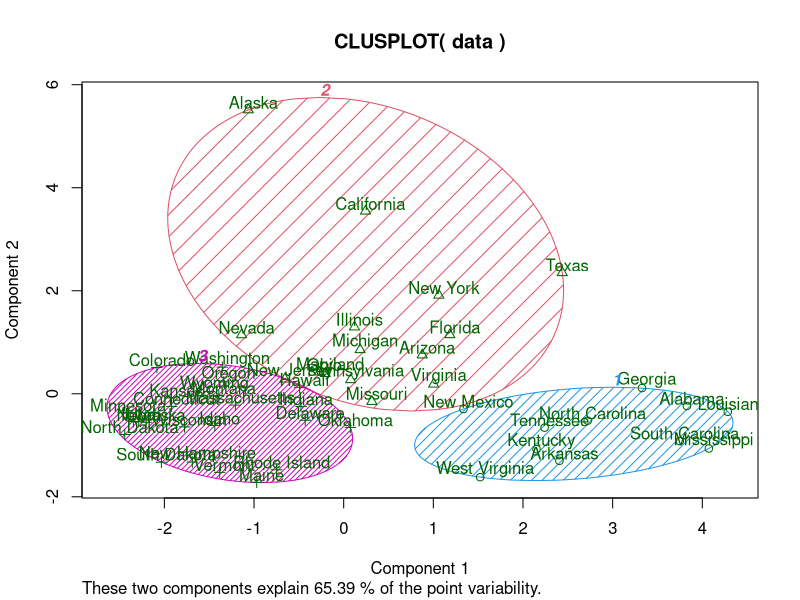
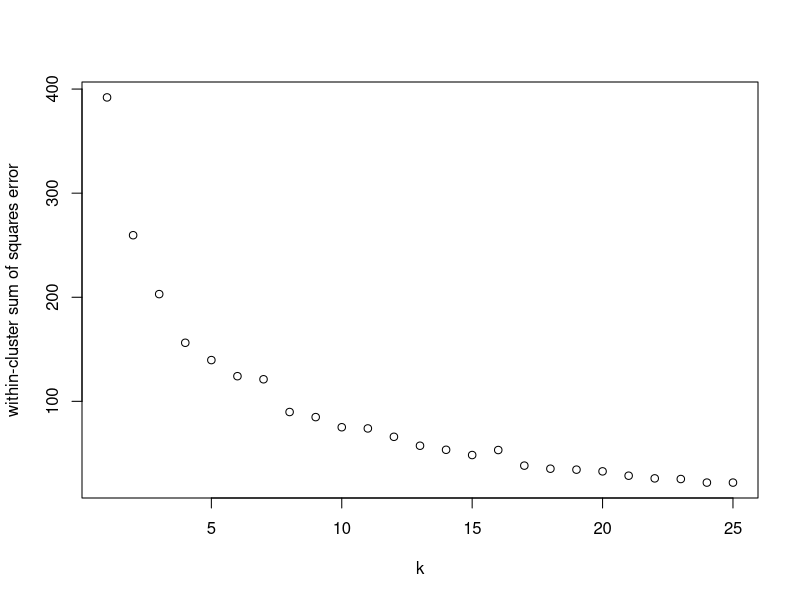
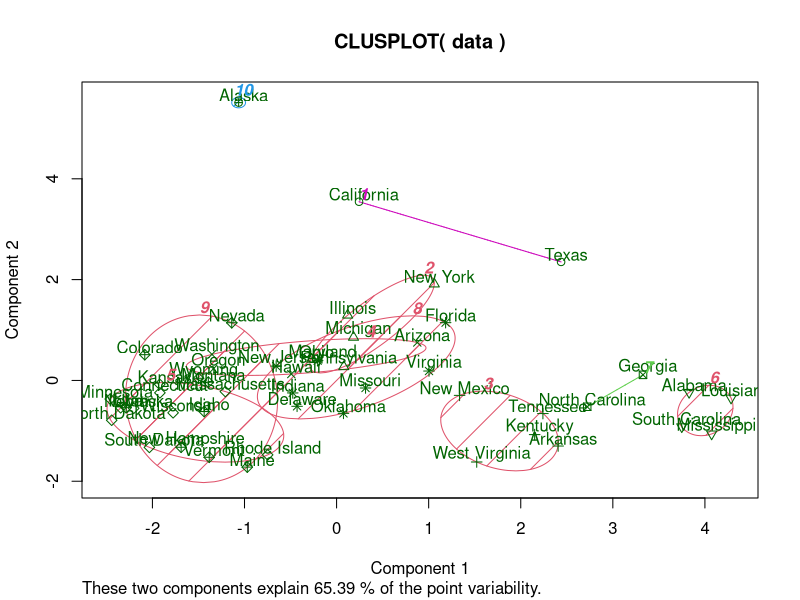

Here is the R script that generated these plots, in order:
# Title     : TODO
# Objective : TODO
# Created by: bryanmuller
# Created on: 2019-03-13

###########################
# KMeans
########################

# Step 1
##########
data <- scale(state.x77)
# Step 2
#########
myClusters = kmeans(data, 3)

# Summary of the clusters
summary(myClusters)
# Length Class  Mode
# cluster      50     -none- numeric
# centers      24     -none- numeric
# totss         1     -none- numeric
# withinss      3     -none- numeric
# tot.withinss  1     -none- numeric
# betweenss     1     -none- numeric
# size          3     -none- numeric
# iter          1     -none- numeric
# ifault        1     -none- numeric

# Centers (mean values) of the clusters
print(myClusters$centers)
# Population     Income   Illiteracy   Life Exp     Murder    HS Grad    Frost       Area
# 1 -0.2269956 -1.3014617  1.391527063 -1.1773136  1.0919809 -1.4157826 -0.7206500 -0.2340290
# 2 -0.4873370  0.1329601 -0.641201154  0.7422562 -0.8552439  0.5515044  0.4528591 -0.1729366
# 3  0.9462026  0.7416690  0.005468667 -0.3242467  0.5676042  0.1558335 -0.1960979  0.4483198

# Cluster assignments
print(myClusters$cluster)
# Alabama         Alaska        Arizona       Arkansas     California
# 3              1              1              3              1
# Colorado    Connecticut       Delaware        Florida        Georgia
# 2              2              2              1              3
# Hawaii          Idaho       Illinois        Indiana           Iowa
# 2              2              1              2              2
# Kansas       Kentucky      Louisiana          Maine       Maryland
# 2              3              3              2              1
# Massachusetts       Michigan      Minnesota    Mississippi       Missouri
# 2              1              2              3              1
# Montana       Nebraska         Nevada  New Hampshire     New Jersey
# 2              2              1              2              1
# New Mexico       New York North Carolina   North Dakota           Ohio
# 3              1              3              2              1
# Oklahoma         Oregon   Pennsylvania   Rhode Island South Carolina
# 2              2              1              2              3
# South Dakota      Tennessee          Texas           Utah        Vermont
# 2              3              1              2              2
# Virginia     Washington  West Virginia      Wisconsin        Wyoming
# 1              2              3              2              2

# Plotting a visual representation of k-means clusters
library(cluster)
png("k-3-clusters.png")
clusplot(data, myClusters$cluster, color=TRUE, shade=TRUE, labels=2, lines=0)

# Step 3
###############
errors <- c()
for (k in 1:25) {
    errors[k] <- kmeans(data, k)$tot.withinss
}
png("kmeans-sum-squares-error.png")
plot(errors, xlab = "k", ylab = "within-cluster sum of squares error")

# Step 4
################

# From elbow method
k <- 10

cluster = kmeans(data, k)

# Step 5
###############

print(cluster$cluster)
# Alabama         Alaska        Arizona       Arkansas     California
# 4              2              3              4             10
# Colorado    Connecticut       Delaware        Florida        Georgia
# 7              1              8              8              4
# Hawaii          Idaho       Illinois        Indiana           Iowa
# 5              7              8              8              7
# Kansas       Kentucky      Louisiana          Maine       Maryland
# 7              4              4              9              8
# Massachusetts       Michigan      Minnesota    Mississippi       Missouri
# 1              8              7              4              8
# Montana       Nebraska         Nevada  New Hampshire     New Jersey
# 6              7              6              9              8
# New Mexico       New York North Carolina   North Dakota           Ohio
# 3             10              4              1              8
# Oklahoma         Oregon   Pennsylvania   Rhode Island South Carolina
# 3              5              8              1              4
# South Dakota      Tennessee          Texas           Utah        Vermont
# 9              4             10              7              9
# Virginia     Washington  West Virginia      Wisconsin        Wyoming
# 8              5              4              7              6


# Step 6
###############
png("kmeans-10.png")
clusplot(data, cluster$cluster, color=TRUE, shade=TRUE, labels=2, lines=0)

# Step 7
##############
print(cluster$centers)

   # Population     Income Illiteracy   Life Exp     Murder     HS Grad  Frost         Area
# 1  -0.3499380  0.5656501 -0.7710820  1.2544011 -1.1080742  0.55150442  0.859258777 -0.058630181
# 2  -0.4514893  0.5182516  0.0902330  0.8353735 -0.4748696  0.96161967 -1.571925102 -0.001018197
# 3  -0.7660428 -0.5843829 -0.9117048  0.4809958 -0.9150653  0.65342525  0.994267293 -0.099820942
# 4  -0.1667872 -1.3624751  1.8866900 -1.7868083  1.5933731 -1.55107136 -1.213139113 -0.287006387
# 5  -0.8429672  0.6862826 -1.0171720 -0.9077815  0.4935610  1.35471127  1.462846466  0.384520782
# 6   0.7891560  0.5328170 -0.3117140 -0.2462765  0.3093560 -0.19041729 -0.001154271 -0.342772830
# 7   2.8948232  0.4869237  0.6507713  0.1301655  1.0172810  0.13932569 -1.131057600  0.992720037
# 8  -0.2771693 -1.2506172  0.9788913 -0.6694013  0.6741541 -1.30304191 -0.310242469 -0.189881160
# 9  -0.8693980  3.0582456  0.5413980 -1.1685098  1.0624293  1.68280347  0.914567609  5.809349671
# 10 -0.3889962  0.1472000 -0.1148420  0.3157792 -0.7593038 -0.04122819 -0.013658877 -0.595660829






